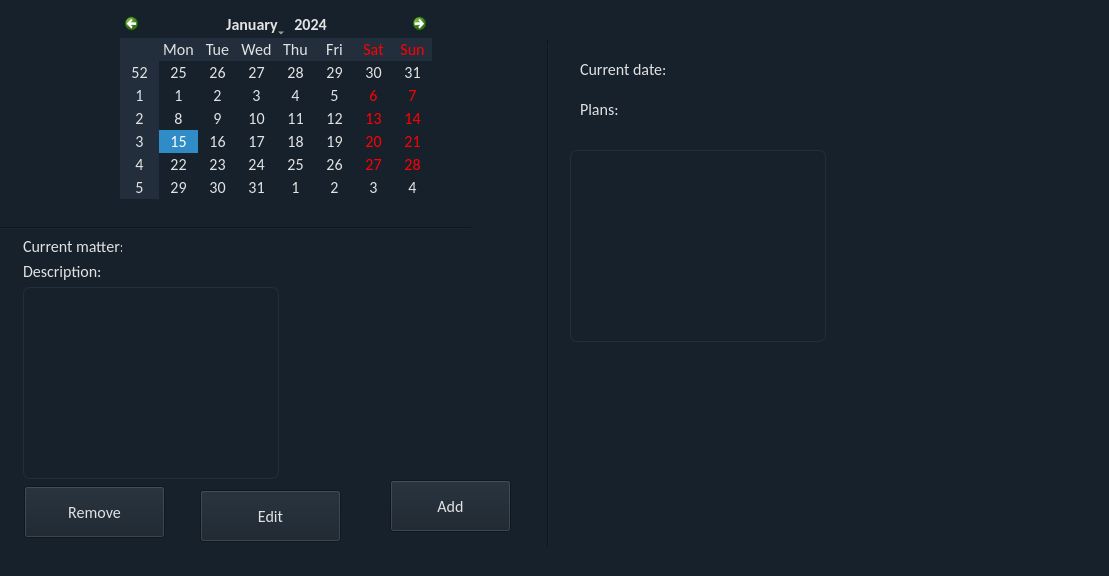
<?xml version="1.0" encoding="UTF-8"?>
<ui version="4.0">
 <class>MainWindow</class>
 <widget class="QMainWindow" name="MainWindow">
  <property name="geometry">
   <rect>
    <x>0</x>
    <y>0</y>
    <width>1109</width>
    <height>576</height>
   </rect>
  </property>
  <property name="mouseTracking">
   <bool>true</bool>
  </property>
  <property name="windowTitle">
   <string>ToDoList</string>
  </property>
  <property name="styleSheet">
   <string notr="true">background-color: rgb(23, 33, 43);
color: rgb(226, 226, 226);</string>
  </property>
  <widget class="QWidget" name="centralwidget">
   <widget class="Line" name="line">
    <property name="geometry">
     <rect>
      <x>540</x>
      <y>40</y>
      <width>16</width>
      <height>508</height>
     </rect>
    </property>
    <property name="orientation">
     <enum>Qt::Vertical</enum>
    </property>
   </widget>
   <widget class="QCalendarWidget" name="calendarWidget">
    <property name="geometry">
     <rect>
      <x>120</x>
      <y>10</y>
      <width>312</width>
      <height>189</height>
     </rect>
    </property>
    <property name="font">
     <font>
      <family>Calibri</family>
      <pointsize>12</pointsize>
     </font>
    </property>
    <property name="styleSheet">
     <string notr="true">background-color: rgb(23, 33, 43);
alternate-background-color: rgb(35, 46, 60);
</string>
    </property>
    <property name="locale">
     <locale language="English" country="UnitedKingdom"/>
    </property>
   </widget>
   <widget class="QLabel" name="label_5">
    <property name="geometry">
     <rect>
      <x>23</x>
      <y>262</y>
      <width>78</width>
      <height>19</height>
     </rect>
    </property>
    <property name="font">
     <font>
      <family>Calibri</family>
      <pointsize>12</pointsize>
     </font>
    </property>
    <property name="text">
     <string>Description:</string>
    </property>
   </widget>
   <widget class="Line" name="line_2">
    <property name="geometry">
     <rect>
      <x>0</x>
      <y>220</y>
      <width>471</width>
      <height>16</height>
     </rect>
    </property>
    <property name="orientation">
     <enum>Qt::Horizontal</enum>
    </property>
   </widget>
   <widget class="QLabel" name="label_2">
    <property name="geometry">
     <rect>
      <x>23</x>
      <y>237</y>
      <width>99</width>
      <height>19</height>
     </rect>
    </property>
    <property name="font">
     <font>
      <family>Calibri</family>
      <pointsize>12</pointsize>
     </font>
    </property>
    <property name="text">
     <string>Current matter:</string>
    </property>
   </widget>
   <widget class="QTextBrowser" name="textBrowser">
    <property name="geometry">
     <rect>
      <x>23</x>
      <y>287</y>
      <width>256</width>
      <height>192</height>
     </rect>
    </property>
    <property name="styleSheet">
     <string notr="true"> border: 1px solid rgb(35, 46, 60);
     border-radius:7px;</string>
    </property>
   </widget>
   <widget class="QPushButton" name="pushButton_3">
    <property name="geometry">
     <rect>
      <x>24</x>
      <y>486</y>
      <width>141</width>
      <height>52</height>
     </rect>
    </property>
    <property name="font">
     <font>
      <family>Calibri</family>
      <pointsize>12</pointsize>
     </font>
    </property>
    <property name="styleSheet">
     <string notr="true">QPushButton{
	color: rgb(255, 255, 255);
     background-color:rgb(24, 37, 51);
     border: 1px solid rgb(35, 46, 60);
     border-radius:7px;
width: 230;
height: 50;
}
QPushButton:hover{
background-color:rgb(35, 46, 60);
}
QPushButton:pressed{
background-color:rgb(35, 46, 60);
};</string>
    </property>
    <property name="text">
     <string>Remove</string>
    </property>
   </widget>
   <widget class="QPushButton" name="pushButton_2">
    <property name="geometry">
     <rect>
      <x>200</x>
      <y>490</y>
      <width>141</width>
      <height>52</height>
     </rect>
    </property>
    <property name="font">
     <font>
      <family>Calibri</family>
      <pointsize>12</pointsize>
     </font>
    </property>
    <property name="styleSheet">
     <string notr="true">QPushButton{
	color: rgb(255, 255, 255);
     background-color:rgb(24, 37, 51);
     border: 1px solid rgb(35, 46, 60);
     border-radius:7px;
width: 230;
height: 50;
}
QPushButton:hover{
background-color:rgb(35, 46, 60);
}
QPushButton:pressed{
background-color:rgb(35, 46, 60);
};</string>
    </property>
    <property name="text">
     <string>Edit</string>
    </property>
   </widget>
   <widget class="QPushButton" name="pushButton">
    <property name="geometry">
     <rect>
      <x>390</x>
      <y>480</y>
      <width>121</width>
      <height>52</height>
     </rect>
    </property>
    <property name="font">
     <font>
      <family>Calibri</family>
      <pointsize>12</pointsize>
     </font>
    </property>
    <property name="styleSheet">
     <string notr="true">QPushButton{
	color: rgb(255, 255, 255);
     background-color:rgb(24, 37, 51);
     border: 1px solid rgb(35, 46, 60);
     border-radius:7px;
width: 230;
height: 50;
}
QPushButton:hover{
background-color:rgb(35, 46, 60);
}
QPushButton:pressed{
background-color:rgb(35, 46, 60);
};</string>
    </property>
    <property name="text">
     <string>Add</string>
    </property>
   </widget>
   <widget class="QLabel" name="label_6">
    <property name="geometry">
     <rect>
      <x>580</x>
      <y>100</y>
      <width>39</width>
      <height>19</height>
     </rect>
    </property>
    <property name="font">
     <font>
      <family>Calibri</family>
      <pointsize>12</pointsize>
     </font>
    </property>
    <property name="text">
     <string>Plans:</string>
    </property>
   </widget>
   <widget class="QLabel" name="label">
    <property name="geometry">
     <rect>
      <x>580</x>
      <y>60</y>
      <width>85</width>
      <height>19</height>
     </rect>
    </property>
    <property name="font">
     <font>
      <family>Calibri</family>
      <pointsize>12</pointsize>
     </font>
    </property>
    <property name="text">
     <string>Current date:</string>
    </property>
   </widget>
   <widget class="QListWidget" name="listWidget">
    <property name="geometry">
     <rect>
      <x>570</x>
      <y>150</y>
      <width>256</width>
      <height>192</height>
     </rect>
    </property>
    <property name="styleSheet">
     <string notr="true"> border: 1px solid rgb(35, 46, 60);
     border-radius:7px;</string>
    </property>
   </widget>
  </widget>
 </widget>
 <resources/>
 <connections/>
</ui>
